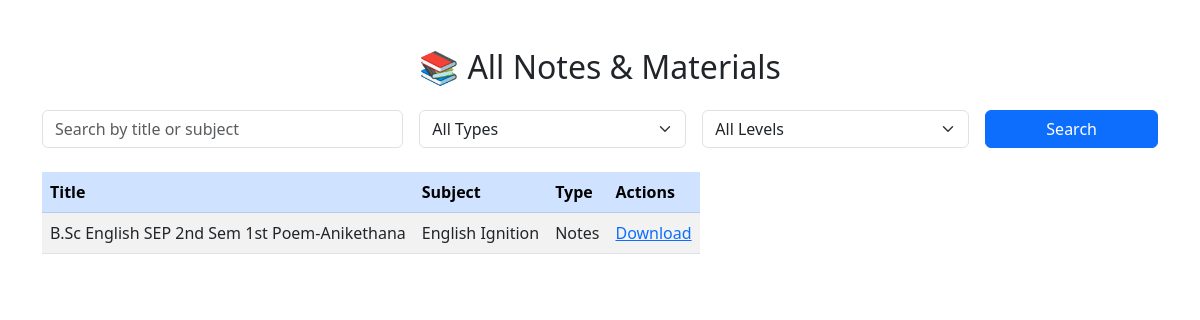
The app's page /browse, older data.
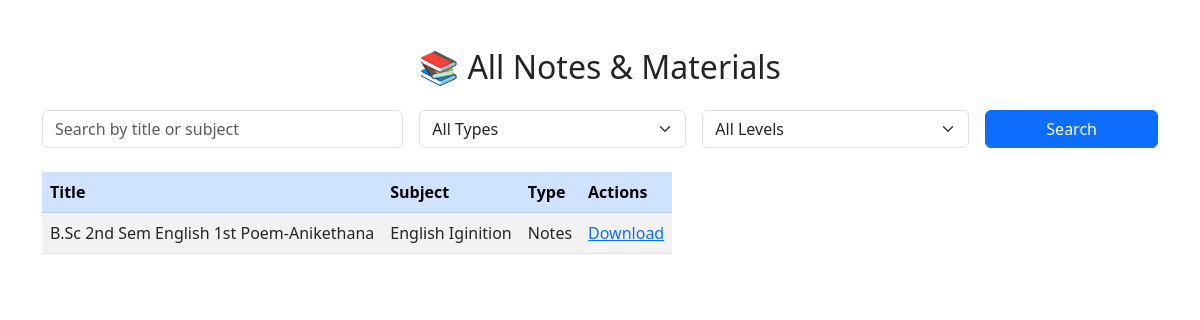
The same page, newer data.
### app/models.py (models this page shows)
class Note(db.Model):
    id = db.Column(db.Integer, primary_key=True)
    title = db.Column(db.String(150), nullable=False)
    subject = db.Column(db.String(150), nullable=False)
    file_url = db.Column(db.String(500), nullable=False)  # Cloudinary file URL
    public_id = db.Column(db.String(200), nullable=True)   # Cloudinary public_id for deletion
    level = db.Column(db.String(100), nullable=True)       # e.g., Class 10, Degree, etc.
    type = db.Column(db.String(100), nullable=True)        # e.g., Notes, Question Paper, etc.
    download_count = db.Column(db.Integer, default=0)
    created_at = db.Column(db.DateTime, default=datetime.utcnow)

### app/routes.py (the view)
@main.route('/browse')
def browse_notes():
    search = request.args.get('search', '')
    selected_type = request.args.get('type', '')
    selected_level = request.args.get('level', '')
    query = "SELECT title, subject, type, file_url, id FROM note WHERE 1=1"
    filters = {}
    if search:
        query += " AND (title LIKE :search OR subject LIKE :search)"
        filters["search"] = f"%{search}%"
    if selected_type:
        query += " AND type = :type"
        filters["type"] = selected_type
    if selected_level:
        query += " AND level = :level"
        filters["level"] = selected_level
    notes = db.session.execute(text(query), filters).fetchall()
    return render_template('search.html', notes=notes, search=search, selected_type=selected_type, selected_level=selected_level)

### app/templates/search.html (shortened to what this page needs)
<!DOCTYPE html>
<html lang="en">
<head>
    <link href="https://cdn.jsdelivr.net/npm/bootstrap@5.3.0/dist/css/bootstrap.min.css" rel="stylesheet">
</head>
<body>
    <div class="container py-5">
        <h2 class="mb-4 text-center">📚 All Notes & Materials</h2>
        <form method="get" class="row g-3 mb-4">
            <div class="col-md-4">
                <input type="text" name="search" value="{{ search }}" class="form-control" placeholder="Search by title or subject">
            </div>
            <div class="col-md-3">
                <select name="type" class="form-select">
                    <option value="">All Types</option>
                </select>
            </div>
            <div class="col-md-3">
                <select name="level" class="form-select">
                    <option value="">All Levels</option>
                </select>
            </div>
            <div class="col-md-2">
                <button class="btn btn-primary w-100" type="submit">Search</button>
            </div>
        </form>
        <div class="desktop-table">
            <table class="table table-striped">
                <thead class="table-primary">
                    <tr>
                        <th>Title</th>
                        <th>Subject</th>
                        <th>Type</th>
                        <th>Actions</th>
                    </tr>
                </thead>
                <tbody>
                    {% for note in notes %}
                    <tr>
                        <td>{{ note[0] }}</td>
                        <td>{{ note[1] }}</td>
                        <td>{{ note[2] }}</td>
                        <td>
                            <a href="{{ note.file_url }}" target="_blank">Download</a>
                        </td>
                    </tr>
                    {% endfor %}
                </tbody>
            </table>
        </div>
    </div>
</body>
</html>

Row changes from the older to the newer data that the page shows:
changed Note "Notes": title "B.Sc English SEP 2nd Sem 1st Poem-Anikethana" → "B.Sc 2nd Sem English 1st Poem-Anikethana"; subject "English Ignition" → "English Iginition"
